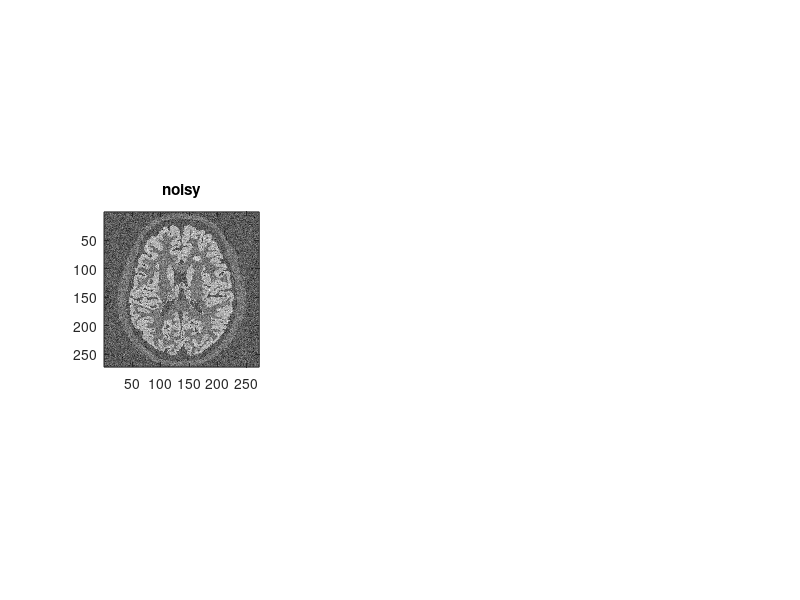

Reproduce this figure in MATLAB. (Note: this script raises an error after producing the figure.)
% Some example code for denoising with a prior, either with directional TV
% or the infimal convolution of two TV Bregman distances 
clear; close all; clc; 

% Load some images 
load('pet_gt.mat');
load('mri_gt.mat');
uc = groundTruthPET;
vc = groundTruthMRI;

% load a red/blue colormap
load('blue_red_colormap.mat');

norm_type = 'iso';

%% Create a noisy version of u
sigma = 0.2;
un = uc + sigma * randn(size(uc)) * max(uc(:));
figure; subplot(131); 
imagesc(un); colormap gray; axis image; title('noisy');

%% Create a gradient of the MR image 
eta = 0.05;
grad_vc = gradient_direction(vc,eta);

% compute a subgradient 
beta = 0.01;
[vc_rof, ~, q] = rof(vc, beta, 'fista', 'niter', 20000, 'verbose', 1, 'tol', 1e-5, 'norm_type', norm_type, 'epsilon', 0.0001);
subgrad_vc = q/beta;

%% Do the denoising with dTV
alpha = 5;
niter = 2000;
[u, ~] = prox_dtv_pd(un,grad_vc,alpha,'niter',niter);

% Compare to a standard ROF reconstruction
u2 = rof(un,2,'pd','niter',niter,'verbose',true);

% Plot
subplot(132); 
imagesc(shrinkImage(abs(u),0,10)); colormap gray; axis image; title('with prior');
subplot(133); 
imagesc(shrinkImage(u2,0,10)); colormap gray; axis image; title('rof');
figure;
imagesc(diffImage(abs(u), uc, [0, 10])); colormap(cmap); axis image; title('difference "with prior" and "ground truth"');

%% do it with ICBTV
alpha = 5;
niter = 5000;
w = 0.1;
[u, u_erg, hist_u, z] = prox_icbtv_tv(un, subgrad_vc, alpha, w, 'niter', niter, 'int', 100, 'norm_type', norm_type);

figure; 
subplot(131);
imagesc(shrinkImage(u, 0, 10)); axis image; colormap gray; title('w/ prior: iterate');
subplot(132); 
imagesc(shrinkImage(u_erg, 0, 10)); axis image; colormap gray; title('w/ prior: ergodic');
subplot(133); plot(hist_u.rmse); title('evolution RMSE');

figure; 
imagesc(diffImage(u, uc, [0, 10]) + 0.5); colormap(cmap); axis image; title('w/ prior: diff. to ground truth'); 

%% Try a reconstruction with a shifted version of the prior 
s = [2, 1]; % in px
vc_shift = imtranslate(vc, s); 

% Compute a subgradient
grad_vc_shift = gradient_direction(vc_shift, eta);
[vc_rof_shift, ~, q_shift] = rof(vc_shift, beta, 'fista', 'verbose', 1, 'tol', 1e-5, 'norm_type', norm_type, 'epsilon', 0.001);
subgrad_vc_shift = q_shift/beta;

% show
figure; 
subplot(131); 
imagesc(subgrad_vc_shift(:,:,1)); axis image; title('x gradient');
subplot(132); 
imagesc(subgrad_vc_shift(:,:,2)); axis image; title('y gradient');
subplot(133); 
imagesc(sqrt(sum(subgrad_vc_shift.^2,3))); axis image; title('norm gradient');

%% reconstruct
alpha = 10;
w = 0.1;
[u_shift, hist_u_shift] = prox_icbtv_tv(un, subgrad_vc_shift, alpha, w, 'niter', niter, 'int', 100); 

% show 
figure; 
imagesc(shrinkImage(u_shift, 0, 10)); colormap gray; axis image; title('with prior');

figure;
imagesc(diffImage(u_shift, uc, [0, 10]) + 0.5); colormap(cmap); axis image; title('diff. to ground truth'); 

%% Try a rotation 
gamma = 2; % angle for rotation
vc_rot = imrotate(vc, gamma, 'bilinear', 'crop');

eta = 0.05;
grad_vc_rot = gradient_direction(vc_rot, eta);
[vc_rof_rot, ~, q_rot] = rof(vc_rot, beta, 'fista', 'niter', 20000, 'verbose', 1, 'tol', 1e-6, 'norm_type', norm_type, 'epsilon', 0.001);
subgrad_vc_rot = q_rot/beta;

niter = 5000;
[u_rot, hist_u_rot] = prox_icbtv_tv(un, subgrad_vc_rot, alpha, w, 'niter', niter); 

figure; 
imagesc(shrinkImage(abs(u_rot), 0, 10)); colormap gray; axis image; title('with prior');

figure; 
imagesc(diffImage(abs(u_rot), uc, [0, 10]) + 0.5); colormap(cmap); axis image; title('diff. to ground truth');


